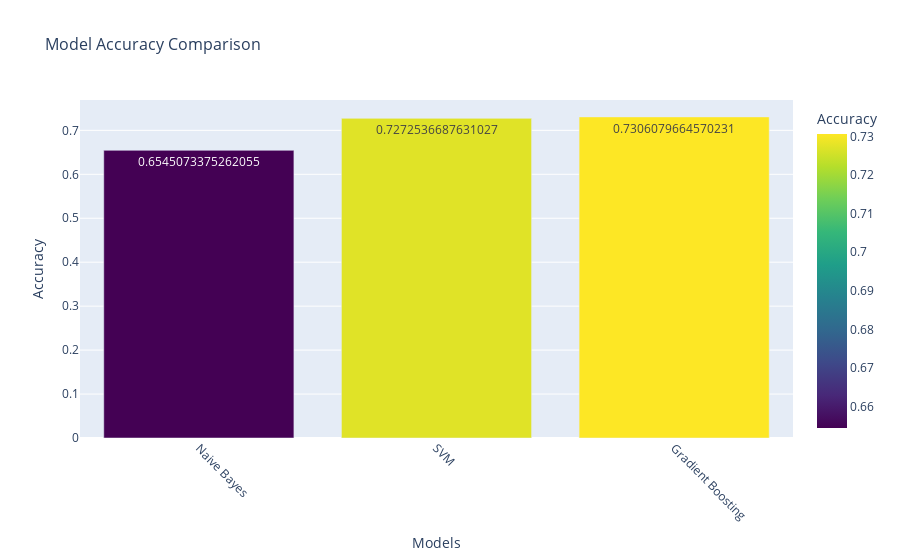

Here is the notebook cell this chart was saved with:
### Code cell
# plotting and comparing the accuracies of all the models we used.
import plotly.express as px

model_names = list(results.keys())
accuracies = [results[model]['accuracy'] for model in model_names]

accuracy_df = pd.DataFrame({'Model': model_names, 'Accuracy': accuracies})

fig = px.bar(accuracy_df, x='Model', y='Accuracy', 
             title='Model Accuracy Comparison', 
             labels={'Model': 'Models', 'Accuracy': 'Accuracy'}, 
             text='Accuracy', 
             color='Accuracy', 
             color_continuous_scale='viridis')

fig.update_layout(title_font_size=16, xaxis_title_font_size=14, yaxis_title_font_size=14)
fig.update_xaxes(tickangle=45)

fig.show()

### Figure 1 — Plotly figure (JSON) as saved in the notebook; plotly's stock layout.template omitted (floating-point values rounded to 4 significant figures)
{"data": [{"alignmentgroup": "True", "hovertemplate": "Models=%{x}<br>Accuracy=%{marker.color}<extra></extra>", "legendgroup": "", "marker": {"color": [0.6545, 0.7273, 0.7306], "coloraxis": "coloraxis", "pattern": {"shape": ""}}, "name": "", "offsetgroup": "", "orientation": "v", "showlegend": false, "text": [0.6545, 0.7273, 0.7306], "textposition": "auto", "type": "bar", "x": ["Naive Bayes", "SVM", "Gradient Boosting"], "xaxis": "x", "y": [0.6545, 0.7273, 0.7306], "yaxis": "y"}], "layout": {"barmode": "relative", "coloraxis": {"colorbar": {"title": {"text": "Accuracy"}}, "colorscale": [[0, "#440154"], [0.1111, "#482878"], [0.2222, "#3e4989"], [0.3333, "#31688e"], [0.4444, "#26828e"], [0.5556, "#1f9e89"], [0.6667, "#35b779"], [0.7778, "#6ece58"], [0.8889, "#b5de2b"], [1, "#fde725"]]}, "legend": {"tracegroupgap": 0}, "title": {"font": {"size": 16}, "text": "Model Accuracy Comparison"}, "xaxis": {"anchor": "y", "domain": [0, 1], "tickangle": 45, "title": {"font": {"size": 14}, "text": "Models"}}, "yaxis": {"anchor": "x", "domain": [0, 1], "title": {"font": {"size": 14}, "text": "Accuracy"}}}}
